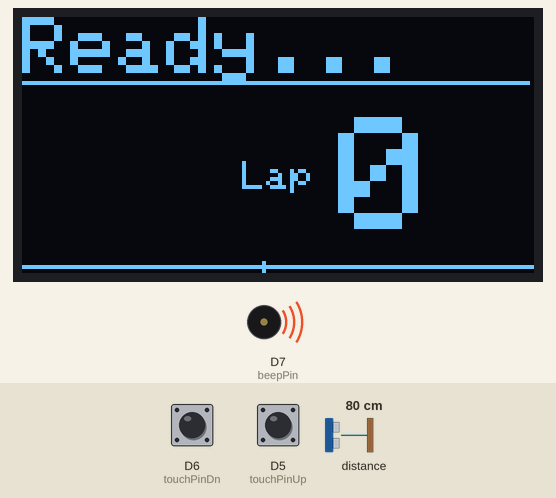
Bench run of a program on a simulated ESP8266 (NodeMCU). Parts: 128×64 one-colour display, buzzer (waves = sounding, pin HIGH). The inputs (shaded band) are chosen by the test bench; at power-on: D6 (touchPinDn) LOW, distance to the obstacle 80 cm, D5 (touchPinUp) LOW.

Above: at 3.5 s.
3.6 s: D6 (touchPinDn) pulled HIGH for 3.2 s
At 7.4 s:
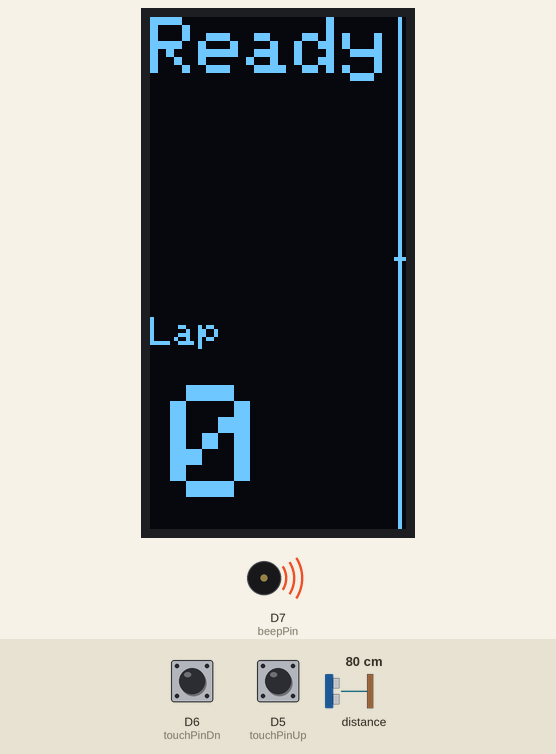
8.3 s: distance to the obstacle set to 2 cm
At 8.7 s:
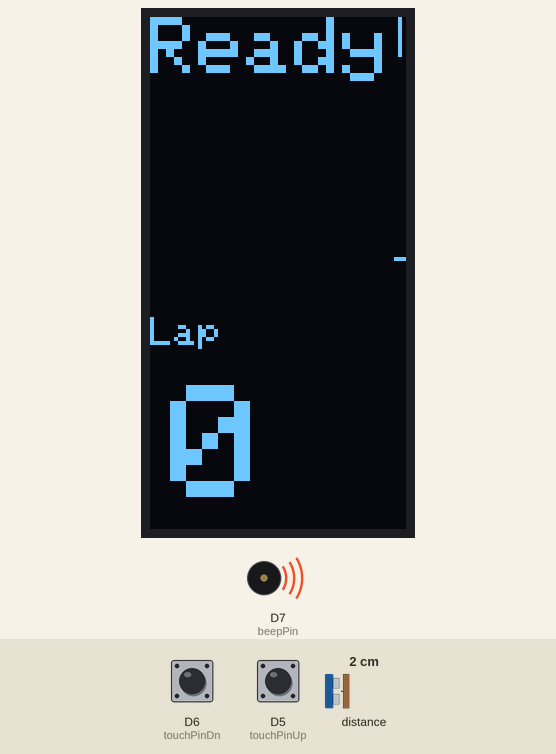
9.9 s: distance to the obstacle set to 18 cm
At 11.8 s:
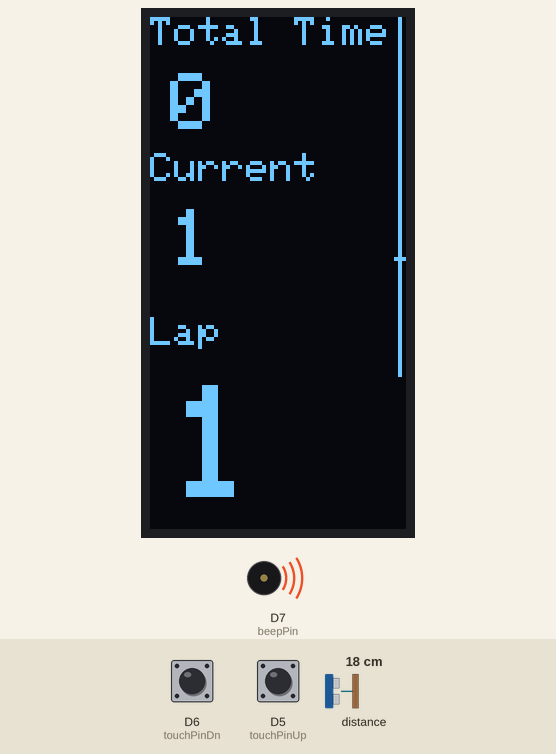
12.9 s: distance to the obstacle set to 4 cm
At 13.7 s:
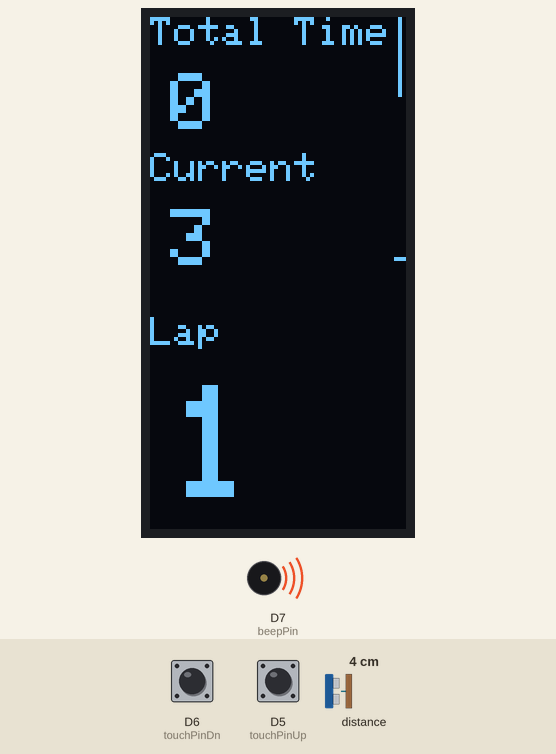
14.5 s: D6 (touchPinDn) pulled HIGH for 1 s
At 16.7 s:
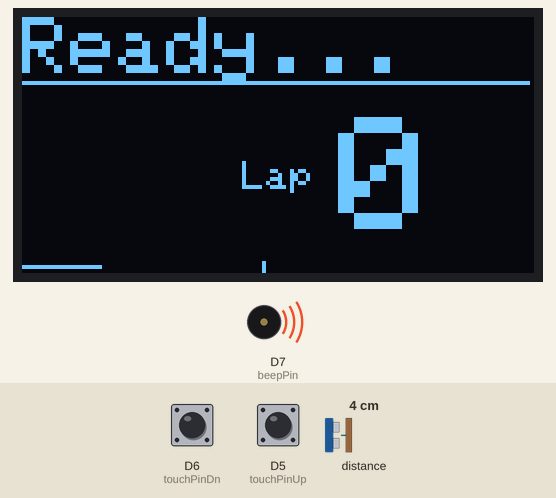
17.0 s: D5 (touchPinUp) pulled HIGH for 1 s
At 19.9 s:
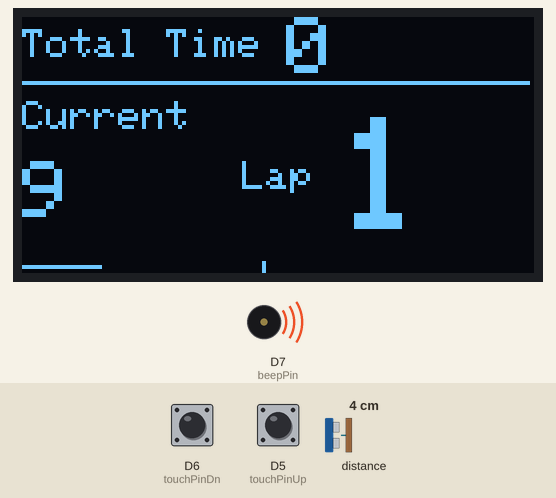
Timing chart, 0 to 20.6 s (numbered marks = the images above; inputs shaded):
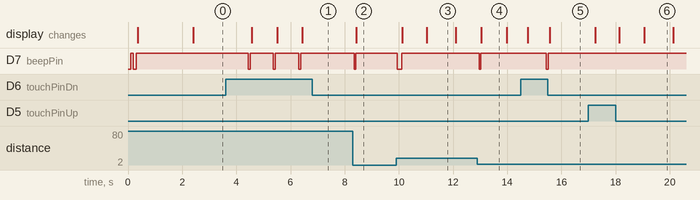

Measured:
- after the input at 3.6 s, D7 (beepPin): alternates HIGH for 0.86 s and LOW for 0.08 s, 6 changes in all, then stays HIGH, starting after 0.84 s; the display: changes after 0.97 s (image 1)
- after the input at 8.3 s, D7 (beepPin): HIGH → LOW after 0.06 s, → HIGH 0.05 s later; the display: changes after 0.13 s (image 2)
- after the input at 9.9 s, D7 (beepPin): HIGH → LOW after 0.05 s, → HIGH 0.15 s later; the display: first changes after 0.22 s (image 3 shows a later state)
- after the input at 12.9 s, D7 (beepPin): HIGH → LOW after 0.07 s, → HIGH 0.05 s later
- after the input at 14.5 s, D7 (beepPin): HIGH → LOW after 0.94 s, → HIGH 0.08 s later; the display: first changes after 0.25 s (image 5 shows a later state)
- after the input at 17.0 s, the display: first changes after 0.25 s (image 6 shows a later state)
- what the display in image 3 shows lasts 1.1 s, from 11.0 s to 12.1 s

The program:

main.cpp
```cpp
//ToDO: Add a screen timeout feature

#include <Wire.h>
#include <Arduino.h>
#include <Adafruit_GFX.h>
#include <Adafruit_SSD1306.h>
//#include <rom/rtc.h>

#define VERSION "0.11"
#define TASK_STACK_SIZE 3000

#define touchPinDn D6
#define touchPinUp D5
#define beepPin D7 // Beep

#define DETECT_RANGE 120
#define MAX_LAPS 100
#define WAIT_TIME_MS 650
#define LONG_PRESS_MS 750
#define BUTTON_PRESS_MS 150
#define SCREEN_TIMEOUT_MS 90 * 1000
#define RESET_TIMEOUT_MS 180 * 1000

#define SCREEN_WIDTH 128       // OLED display width, in pixels
#define SCREEN_HEIGHT 64       // OLED display height, in pixels
#define OLED_RESET LED_BUILTIN // Reset pin # (or -1 if sharing Arduino reset pin)

#define _VL6180X_

//----------------------------------------------------------------
TwoWire wire;
Adafruit_SSD1306 display(SCREEN_WIDTH, SCREEN_HEIGHT, &wire, OLED_RESET);

//----------------------------------------------------------------
#ifdef _VL6180X_
#include "Adafruit_VL6180X.h"
Adafruit_VL6180X vl;
#else
#include "Adafruit_VL53L0X.h"
Adafruit_VL53L0X vl = Adafruit_VL53L0X();
#endif

//----------------------------------------------------------------
bool wide = true; // wide or tall display format
unsigned long idleTime = 0;
unsigned long lapStart = 0;
unsigned char Laps[MAX_LAPS];
int lapCounter = 0;
int lapTop = 0;
//TaskHandle_t _beepHandle;

//----------------------------------------------------------------
void Beep(int ms, int repeat)
{
    while (repeat-- > 0)
    {
        //tone(beepPin,2700, ms);
         digitalWrite(beepPin, LOW);
         delay(ms);
         digitalWrite(beepPin, HIGH);

        if (repeat > 0)
            delay(ms);
    }
}

//----------------------------------------------------------------
void TextAt(int x, int y, int size, const char *text)
{
    display.setCursor(x, y);
    display.setTextSize(size);
    display.print(text);
}
//----------------------------------------------------------------
void TextAt(int x, int y, int size, int val)
{
    display.setCursor(x, y);
    display.setTextSize(size);
    display.printf("%d", val);
}

//--------------------------------------------------------------------
// void beepTask(void *pvParameters)
// {
//     for (;;)
//     {
//         Beeper.loop();
//         vTaskDelay(1); // 1 ms delay
//     }
//     vTaskDelete(NULL); // should never get here
// }
//----------------------------------------------------------------
void setup()
{
    pinMode(touchPinDn, INPUT);
    pinMode(touchPinUp, INPUT);
    pinMode(beepPin, OUTPUT);

    wire.begin(5, 4);

    Serial.begin(115200);
    // wait for serial port to open on native usb devices
    while (!Serial)
        delay(1);

//    xTaskCreate(beepTask, "Beeper", TASK_STACK_SIZE, NULL, uxTaskPriorityGet(NULL), &_beepHandle);

    // scan for I2C device
    // Serial.println();
    // Serial.println("I2C scanner. Scanning ...");
    // byte count = 0;

    // for (byte i = 8; i < 120; i++)
    // {
    //   wire.beginTransmission(i);
    //   if (wire.endTransmission() == 0)
    //   {
    //     Serial.print("Found address: ");
    //     Serial.print(i, DEC);
    //     Serial.print(" (0x");
    //     Serial.print(i, HEX);
    //     Serial.println(")");
    //     count++;
    //     delay(1); // maybe unneeded?
    //   }           // end of good response
    // }             // end of for loop
    // Serial.println("Done.");
    // Serial.print("Found ");
    // Serial.print(count, DEC);
    // Serial.println(" device(s).");

    Beep(100, 2);

    //SSD1306_SWITCHCAPVCC = generate display voltage from 3.3V internally
    if (display.begin(SSD1306_SWITCHCAPVCC, 0x3C) == false) // Address 0x3C for 128x64
    {
        Serial.println(F("SSD1306 allocation failed"));
        for (;;)
        {
        } // Don't proceed, loop forever
    }

#ifdef _VL6180X_
    wire.setClock(400000);
    vl.begin(&wire);
#else
    vl.begin();
#endif

    display.clearDisplay();
    display.setRotation(2);
    display.setTextColor(WHITE);
    display.print("\nLattice Lap Counter\n\nVersion: " VERSION);
    display.display();

    delay(2000);
}

//----------------------------------------------------------------
void renderTall(float range)
{
    display.setRotation(1);

    // calculate total lap time.
    unsigned int total = 0;
    for (int i = 0; i < MAX_LAPS; ++i)
        total += Laps[i];

    int secs = min(255, (int)((millis() - lapStart) / 1000));

    display.setTextSize(2);
    display.setCursor(0, 0);
    if (lapCounter > 0)
    {
        TextAt(0, 0, 1, "Total Time ");
        TextAt(5, 14, 2, total);

        if (lapCounter == lapTop)
        {
            TextAt(0, 34, 1, "Current");
            TextAt(5, 48, 2, secs);
        }
        else
        {
            TextAt(0, 34, 1, "Lap Time");
            TextAt(5, 48, 2, Laps[lapCounter]);
        }
    }
    else
        display.print("Ready");

    // lap counter
    TextAt(0, 75, 1, "Lap");
    TextAt(5, 92, 4, lapCounter);

    // distance bar
    display.drawFastVLine(62, 0, (int)(range / 2), WHITE);
    display.drawFastHLine(61, DETECT_RANGE / 2, 3, WHITE);
}

//----------------------------------------------------------------
void renderWide(float range)
{
    display.setRotation(2);

    // calculate total lap time.
    unsigned int total = 0;
    for (int i = 0; i < MAX_LAPS; ++i)
        total += Laps[i];

    int secs = min(255, (int)((millis() - lapStart) / 1000));

    display.setCursor(0, 0);
    if (lapCounter > 0)
    {
        TextAt(0, 3, 1, "Total Time ");
        TextAt(display.getCursorX(), 0, 2, total);

        if (lapCounter == lapTop)
        {
            TextAt(0, 21, 1, "Current");
            TextAt(0, 36, 2, secs);
        }
        else
        {
            TextAt(0, 21, 1, "Lap Time");
            TextAt(0, 36, 2, Laps[lapCounter]);
        }
    }
    else
    {
        display.setTextSize(2);
        display.print("Ready...");
    }
    display.drawFastHLine(0, 16, SCREEN_WIDTH - 1, WHITE);

    // lap counter
    TextAt(55, 36, 1, "Lap");
    TextAt(79, 25, 4, lapCounter);

    // distance bar
    display.drawFastHLine(0, 62, (int)(range / 2), WHITE);
    display.drawFastVLine(DETECT_RANGE / 2, 61, 3, WHITE);
}

//----------------------------------------------------------------
void resetLaps()
{
    lapCounter = 0;
    lapTop = 0;
    // clear the lap counts
    for (int i = 0; i < MAX_LAPS; ++i)
        Laps[i] = 0;
}

//----------------------------------------------------------------
void renderScreen(float range)
{
    display.clearDisplay();
    display.setTextColor(WHITE);

    if ((millis() - idleTime) < SCREEN_TIMEOUT_MS)
    {
        if (wide)
            renderWide(range);
        else
            renderTall(range); // display results
    }

    // if nothing has happened for ages just reset Laps to start
    if ((millis() - idleTime) > RESET_TIMEOUT_MS)
        resetLaps();

    display.display();
}
//----------------------------------------------------------------
float lidar()
{
    static bool _lastTriggered = false;
    static unsigned long _startWait = 0;

#ifdef _VL6180X_
    float range = vl.readRange();
    uint8_t status = vl.readRangeStatus();

    bool triggered = (status == VL6180X_ERROR_NONE) && range < DETECT_RANGE;
#else
    VL53L0X_RangingMeasurementData_t measure;
    vl.getSingleRangingMeasurement(&measure, false);

    float range = measure.RangeMilliMeter;

    bool triggered = (measure.RangeStatus == 0) && range < DETECT_RANGE;

    if( measure.RangeStatus != 0)
        range = 9999;

    Serial.println(range);
#endif

    if (triggered != _lastTriggered) // edge detect - need to debounce as well
    {
        _lastTriggered = triggered;

        if (triggered)
        {
            idleTime = millis(); // keep the screen awake
            _startWait = millis();
            Beep(50, 1);
        }
        else if ((millis() - _startWait) > WAIT_TIME_MS) // make sure we are triggered for more than WAIT_TIME_MS before incrementing the counter
        {
            // we have a valid trigger event
            if (lapCounter > 0)
            {
                unsigned long laptime = millis() - lapStart;

                if (lapCounter < MAX_LAPS)
                    Laps[lapCounter] = (unsigned char)(laptime / 1000); // record the lap time
            }

            if (lapCounter == 0)    // reset the lap counts
                resetLaps();

            lapStart = millis(); // start the lap timer
            ++lapCounter;
            ++lapTop;

            Beep(150, 1);
        }
        else
        {
            Beep(30, 3); // missed count
        }
    }

    return range;
}

//----------------------------------------------------------------
void touch()
{
    static unsigned long buttonDown1 = 0;
    static unsigned long buttonDown1a = 0;
    static unsigned long buttonDown2 = 0;

    if (digitalRead(touchPinDn) == 1)
    {
        idleTime = millis(); // keep the screen awake

        if (buttonDown1 == 0)
            buttonDown1 = millis();

        if ((millis() - buttonDown1) >= BUTTON_PRESS_MS) // check for short press
        {
            if (lapCounter > 0)
                lapCounter = lapCounter - 1;
            buttonDown1 = 0;
        }

        if (lapCounter == 0)
        {
            if (buttonDown1a == 0)
                buttonDown1a = millis();

            if ((millis() - buttonDown1a) > LONG_PRESS_MS) // check for long press
            {
                wide = !wide;
                Beep(75, 1);
                buttonDown1a = 0;
            }
        }
    }
    else
    {
        buttonDown1 = 0;
        buttonDown1a = 0;
    }

    // check the second touch panel
    if (digitalRead(touchPinUp) == 1)
    {
        idleTime = millis(); // keep the screen awake

        if (buttonDown2 == 0)
            buttonDown2 = millis();

        if ((millis() - buttonDown2) >= BUTTON_PRESS_MS) // check for short press
        {
            if (lapCounter < lapTop) // limit to the last lap index
                lapCounter = lapCounter + 1;
            buttonDown2 = 0;
        }
    }
    else
        buttonDown2 = 0;
}

//----------------------------------------------------------------
void loop()
{
    static unsigned long updateTime = 0;

    touch(); // check the touch panel

    if ((millis() - updateTime) > 75) // update lidar and screen periodically
    {
        float range = lidar(); // check the range sensor

        renderScreen(range);

        updateTime = millis();
    }

    delay(25);
}
```
